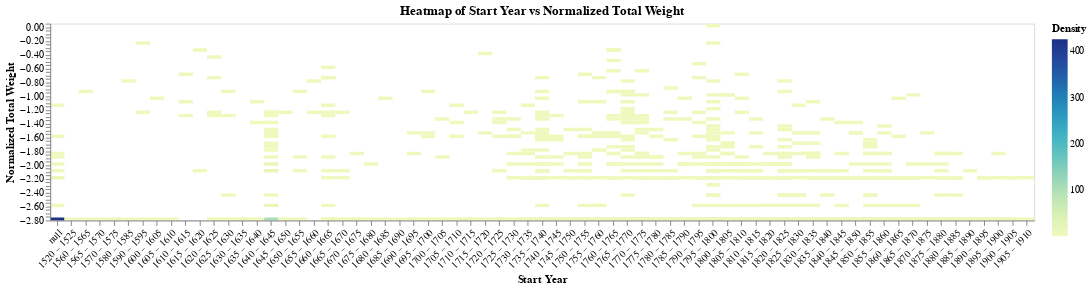

The notebook cell this image was saved under:
### Code cell
alt.data_transformers.enable("vegafusion")
poet_min_max_sorted_heatmap = poet_min_max_sorted.copy()
poet_min_max_sorted_heatmap['StartYear'] = poet_min_max_sorted_heatmap['StartYear'].replace(0, "missing")

poet_min_max_sorted_heatmap['ln_normalized_totalWeight'] = poet_min_max_sorted_heatmap[
    'ln_normalized_totalWeight'].fillna(0)
# 创建热力图
heatmap = alt.Chart(poet_min_max_sorted_heatmap).mark_rect().encode(
    x=alt.X('StartYear:O', title='Start Year', bin=alt.Bin(step=5), axis=alt.Axis(labelAngle=-45)),  # 横轴分箱
    y=alt.Y('ln_normalized_totalWeight:Q', title='Normalized Total Weight', bin=alt.Bin(step=0.05)),  # 纵轴分箱
    color=alt.Color('count():Q', title='Density'),  # 用颜色显示计数
    tooltip=['count()', 'StartYear', 'ln_normalized_totalWeight']
).properties(
    width=1000,
    height=200,
    title='Heatmap of Start Year vs Normalized Total Weight'
).interactive()

heatmap.display()

### Figure 1 — Vega specification as saved in the notebook (floating-point values rounded to 4 significant figures; data arrays with more than 128 entries replaced by an {"elided": "..."} marker saying what was removed)
{"$schema": "https://vega.github.io/schema/vega/v5.json", "data": [{"name": "param_33_store"}, {"name": "source_0", "values": {"elided": "671 records"}}, {"name": "source_0_x_domain_bin_step_5_StartYear_range", "values": [{"bin_step_5_StartYear_range": "1795 – 1800", "sort_field": 1795.0}, {"bin_step_5_StartYear_range": "1590 – 1595", "sort_field": 1590.0}, {"bin_step_5_StartYear_range": "1760 – 1765", "sort_field": 1760.0}, {"bin_step_5_StartYear_range": "1615 – 1620", "sort_field": 1615.0}, {"bin_step_5_StartYear_range": "1715 – 1720", "sort_field": 1715.0}, {"bin_step_5_StartYear_range": "1620 – 1625", "sort_field": 1620.0}, {"bin_step_5_StartYear_range": "1790 – 1795", "sort_field": 1790.0}, {"bin_step_5_StartYear_range": "1660 – 1665", "sort_field": 1660.0}, {"bin_step_5_StartYear_range": "1770 – 1775", "sort_field": 1770.0}, {"bin_step_5_StartYear_range": "1750 – 1755", "sort_field": 1750.0}, {"bin_step_5_StartYear_range": "1610 – 1615", "sort_field": 1610.0}, {"bin_step_5_StartYear_range": "1805 – 1810", "sort_field": 1805.0}, {"bin_step_5_StartYear_range": "1755 – 1760", "sort_field": 1755.0}, {"bin_step_5_StartYear_range": "1735 – 1740", "sort_field": 1735.0}, {"bin_step_5_StartYear_range": "1655 – 1660", "sort_field": 1655.0}, {"bin_step_5_StartYear_range": "1820 – 1825", "sort_field": 1820.0}, {"bin_step_5_StartYear_range": "1580 – 1585", "sort_field": 1580.0}, {"bin_step_5_StartYear_range": "1765 – 1770", "sort_field": 1765.0}, {"bin_step_5_StartYear_range": "1780 – 1785", "sort_field": 1780.0}, {"bin_step_5_StartYear_range": "1650 – 1655", "sort_field": 1650.0}, {"bin_step_5_StartYear_range": "1560 – 1565", "sort_field": 1560.0}, {"bin_step_5_StartYear_range": "1695 – 1700", "sort_field": 1695.0}, {"bin_step_5_StartYear_range": "1625 – 1630", "sort_field": 1625.0}, {"bin_step_5_StartYear_range": "1865 – 1870", "sort_field": 1865.0}, {"bin_step_5_StartYear_range": "1800 – 1805", "sort_field": 1800.0}, {"bin_step_5_StartYear_range": "1785 – 1790", "sort_field": 1785.0}, {"bin_step_5_StartYear_range": "1600 – 1605", "sort_field": 1600.0}, {"bin_step_5_StartYear_range": "1860 – 1865", "sort_field": 1860.0}, {"bin_step_5_StartYear_range": "1680 – 1685", "sort_field": 1680.0}, {"bin_step_5_StartYear_range": "1635 – 1640", "sort_field": 1635.0}, {"bin_step_5_StartYear_range": "1830 – 1835", "sort_field": 1830.0}, {"bin_step_5_StartYear_range": "null", "sort_field": null}, {"bin_step_5_StartYear_range": "1705 – 1710", "sort_field": 1705.0}, {"bin_step_5_StartYear_range": "1730 – 1735", "sort_field": 1730.0}, {"bin_step_5_StartYear_range": "1825 – 1830", "sort_field": 1825.0}, {"bin_step_5_StartYear_range": "1720 – 1725", "sort_field": 1720.0}, {"bin_step_5_StartYear_range": "1640 – 1645", "sort_field": 1640.0}, {"bin_step_5_StartYear_range": "1665 – 1670", "sort_field": 1665.0}, {"bin_step_5_StartYear_range": "1710 – 1715", "sort_field": 1710.0}, {"bin_step_5_StartYear_range": "1645 – 1650", "sort_field": 1645.0}, {"bin_step_5_StartYear_range": "1740 – 1745", "sort_field": 1740.0}, {"bin_step_5_StartYear_range": "1700 – 1705", "sort_field": 1700.0}, {"bin_step_5_StartYear_range": "1835 – 1840", "sort_field": 1835.0}, {"bin_step_5_StartYear_range": "1810 – 1815", "sort_field": 1810.0}, {"bin_step_5_StartYear_range": "1725 – 1730", "sort_field": 1725.0}, {"bin_step_5_StartYear_range": "1845 – 1850", "sort_field": 1845.0}, {"bin_step_5_StartYear_range": "1840 – 1845", "sort_field": 1840.0}, {"bin_step_5_StartYear_range": "1855 – 1860", "sort_field": 1855.0}, {"bin_step_5_StartYear_range": "1775 – 1780", "sort_field": 1775.0}, {"bin_step_5_StartYear_range": "1745 – 1750", "sort_field": 1745.0}, {"bin_step_5_StartYear_range": "1690 – 1695", "sort_field": 1690.0}, {"bin_step_5_StartYear_range": "1870 – 1875", "sort_field": 1870.0}, {"bin_step_5_StartYear_range": "1850 – 1855", "sort_field": 1850.0}, {"bin_step_5_StartYear_range": "1895 – 1900", "sort_field": 1895.0}, {"bin_step_5_StartYear_range": "1670 – 1675", "sort_field": 1670.0}, {"bin_step_5_StartYear_range": "1880 – 1885", "sort_field": 1880.0}, {"bin_step_5_StartYear_range": "1875 – 1880", "sort_field": 1875.0}, {"bin_step_5_StartYear_range": "1815 – 1820", "sort_field": 1815.0}, {"bin_step_5_StartYear_range": "1675 – 1680", "sort_field": 1675.0}, {"bin_step_5_StartYear_range": "1885 – 1890", "sort_field": 1885.0}, {"bin_step_5_StartYear_range": "1890 – 1895", "sort_field": 1890.0}, {"bin_step_5_StartYear_range": "1900 – 1905", "sort_field": 1900.0}, {"bin_step_5_StartYear_range": "1905 – 1910", "sort_field": 1905.0}, {"bin_step_5_StartYear_range": "1630 – 1635", "sort_field": 1630.0}, {"bin_step_5_StartYear_range": "1685 – 1690", "sort_field": 1685.0}, {"bin_step_5_StartYear_range": "1570 – 1575", "sort_field": 1570.0}, {"bin_step_5_StartYear_range": "1520 – 1525", "sort_field": 1520.0}, {"bin_step_5_StartYear_range": "1565 – 1570", "sort_field": 1565.0}, {"bin_step_5_StartYear_range": "1605 – 1610", "sort_field": 1605.0}]}, {"name": "source_0_color_domain___count", "values": [{"min": 1, "max": 426}]}], "signals": [{"name": "bin_step_0_05_ln_normalized_totalWeight_bins", "value": {"fields": ["ln_normalized_totalWeight"], "fname": "bin_ln_normalized_totalWeight", "start": -2.8, "step": 0.05, "stop": 0.05}}, {"name": "unit", "value": {}, "on": [{"events": "pointermove", "update": "isTuple(group()) ? group() : unit"}]}, {"name": "param_33", "update": "vlSelectionResolve(\"param_33_store\", \"union\")"}, {"name": "param_33_StartYear", "on": [{"events": [{"source": "view", "type": "dblclick"}], "update": "null"}, {"events": {"signal": "param_33_translate_delta"}, "update": "panLinear(param_33_translate_anchor.extent_x, -param_33_translate_delta.x / width)"}, {"events": {"signal": "param_33_zoom_delta"}, "update": "zoomLinear(domain(\"x\"), param_33_zoom_anchor.x, param_33_zoom_delta)"}]}, {"name": "param_33_ln_normalized_totalWeight", "on": [{"events": [{"source": "view", "type": "dblclick"}], "update": "null"}, {"events": {"signal": "param_33_translate_delta"}, "update": "panLinear(param_33_translate_anchor.extent_y, param_33_translate_delta.y / height)"}, {"events": {"signal": "param_33_zoom_delta"}, "update": "zoomLinear(domain(\"y\"), param_33_zoom_anchor.y, param_33_zoom_delta)"}]}, {"name": "param_33_tuple", "on": [{"events": [{"signal": "param_33_StartYear || param_33_ln_normalized_totalWeight"}], "update": "param_33_StartYear && param_33_ln_normalized_totalWeight ? {unit: \"\", fields: param_33_tuple_fields, values: [param_33_StartYear,param_33_ln_normalized_totalWeight]} : null"}]}, {"name": "param_33_tuple_fields", "value": [{"field": "StartYear", "channel": "x", "type": "R-RE"}, {"field": "ln_normalized_totalWeight", "channel": "y", "type": "R"}]}, {"name": "param_33_translate_anchor", "value": {}, "on": [{"events": [{"source": "scope", "type": "pointerdown"}], "update": "{x: x(unit), y: y(unit), extent_x: domain(\"x\"), extent_y: domain(\"y\")}"}]}, {"name": "param_33_translate_delta", "value": {}, "on": [{"events": [{"source": "window", "between": [{"source": "scope", "type": "pointerdown"}, {"source": "window", "type": "pointerup"}], "type": "pointermove", "consume": true}], "update": "{x: param_33_translate_anchor.x - x(unit), y: param_33_translate_anchor.y - y(unit)}"}]}, {"name": "param_33_zoom_anchor", "on": [{"events": [{"source": "scope", "consume": true, "type": "wheel"}], "update": "{x: invert(\"x\", x(unit)), y: invert(\"y\", y(unit))}"}]}, {"name": "param_33_zoom_delta", "on": [{"events": [{"source": "scope", "consume": true, "type": "wheel"}], "update": "pow(1.001, event.deltaY * pow(16, event.deltaMode))", "force": true}]}, {"name": "param_33_modify", "on": [{"events": {"signal": "param_33_tuple"}, "update": "modify(\"param_33_store\", param_33_tuple, true)"}]}], "marks": [{"type": "rect", "name": "marks", "from": {"data": "source_0"}, "encode": {"update": {"y2": {"field": "bin_step_0_05_ln_normalized_totalWeight", "scale": "y", "offset": {"signal": "0.5 + (abs(scale(\"y\", datum[\"bin_step_0_05_ln_normalized_totalWeight_end\"]) - scale(\"y\", datum[\"bin_step_0_05_ln_normalized_totalWeight\"])) < 0.25 ? 0.5 * (0.25 - (abs(scale(\"y\", datum[\"bin_step_0_05_ln_normalized_totalWeight_end\"]) - scale(\"y\", datum[\"bin_step_0_05_ln_normalized_totalWeight\"])))) : 0)"}}, "width": {"signal": "max(0.25, bandwidth('x'))"}, "y": {"field": "bin_step_0_05_ln_normalized_totalWeight_end", "scale": "y", "offset": {"signal": "0.5 + (abs(scale(\"y\", datum[\"bin_step_0_05_ln_normalized_totalWeight_end\"]) - scale(\"y\", datum[\"bin_step_0_05_ln_normalized_totalWeight\"])) < 0.25 ? -0.5 * (0.25 - (abs(scale(\"y\", datum[\"bin_step_0_05_ln_normalized_totalWeight_end\"]) - scale(\"y\", datum[\"bin_step_0_05_ln_normalized_totalWeight\"])))) : 0)"}}, "fill": {"field": "__count", "scale": "color"}, "x": {"field": "bin_step_5_StartYear_range", "scale": "x"}, "tooltip": {"signal": "{\"Count of Records\": format(datum[\"__count\"], \"\"), \"StartYear\": format(datum[\"StartYear\"], \"\"), \"ln_normalized_totalWeight\": format(datum[\"ln_normalized_totalWeight\"], \"\")}"}}}, "style": ["rect"], "clip": true, "interactive": true}], "scales": [{"name": "x", "type": "band", "domain": {"data": "source_0_x_domain_bin_step_5_StartYear_range", "field": "bin_step_5_StartYear_range", "sort": {"op": "max", "field": "sort_field"}}, "range": [0, {"signal": "width"}], "paddingInner": 0, "paddingOuter": 0}, {"name": "y", "type": "linear", "domain": {"signal": "[bin_step_0_05_ln_normalized_totalWeight_bins.start, bin_step_0_05_ln_normalized_totalWeight_bins.stop]"}, "range": [{"signal": "height"}, 0], "bins": {"signal": "bin_step_0_05_ln_normalized_totalWeight_bins"}, "domainRaw": {"signal": "param_33[\"ln_normalized_totalWeight\"]"}, "zero": false}, {"name": "color", "type": "linear", "domain": [{"signal": "(data(\"source_0_color_domain___count\")[0] || {}).min"}, {"signal": "(data(\"source_0_color_domain___count\")[0] || {}).max"}], "range": "heatmap", "zero": false, "interpolate": "hcl"}], "axes": [{"scale": "x", "labelAlign": "right", "labelBaseline": "top", "zindex": 1, "orient": "bottom", "grid": false, "labelAngle": 315, "title": "Start Year"}, {"scale": "y", "title": "Normalized Total Weight", "zindex": 1, "orient": "left", "grid": false, "tickCount": {"signal": "ceil(height/10)"}, "labelOverlap": true}], "title": {"text": "Heatmap of Start Year vs Normalized Total Weight", "frame": "group"}, "padding": 5, "height": 200, "legends": [{"title": "Density", "fill": "color", "gradientLength": {"signal": "clamp(height, 64, 200)"}}], "style": "cell", "background": "white", "width": 1000}
